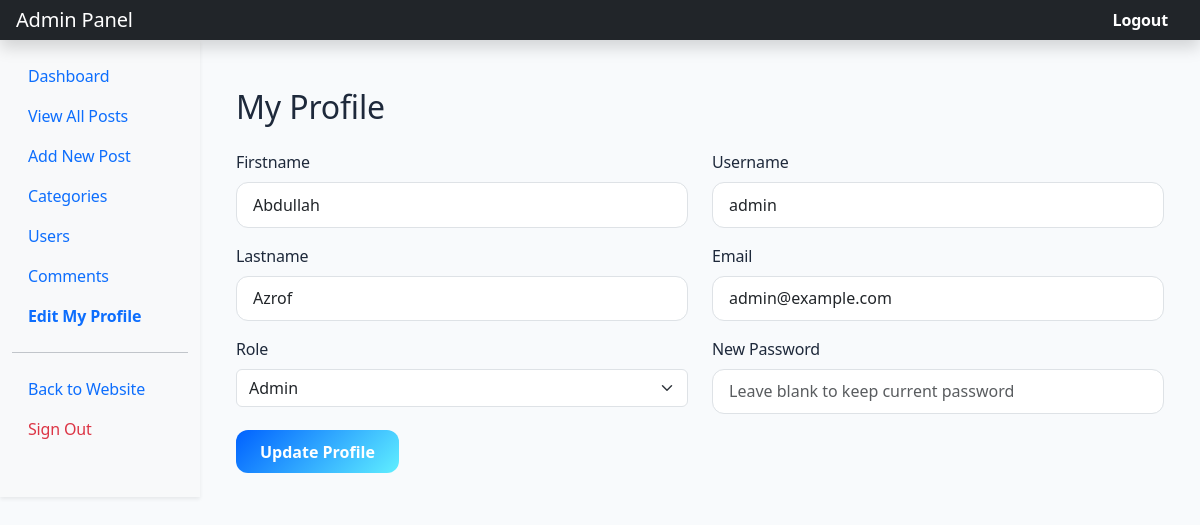
Screenshot of /admin/profile.php (signed in) with the database file from the repository.
### tables this page shows
CREATE TABLE `users` (
  `user_id` int(10) UNSIGNED NOT NULL,
  `username` varchar(100) NOT NULL,
  `user_password` varchar(255) NOT NULL,
  `user_firstname` varchar(100) DEFAULT NULL,
  `user_lastname` varchar(100) DEFAULT NULL,
  `user_email` varchar(150) NOT NULL,
  `user_image` varchar(255) DEFAULT NULL,
  `user_role` enum('admin','subscriber') NOT NULL DEFAULT 'subscriber',
  `user_token` varchar(255) DEFAULT NULL,
  `created_at` timestamp NOT NULL DEFAULT current_timestamp()
);

### admin/profile.php (the view, shortened to what this page needs)
<?php
include "includes/admin_header.php";
include "includes/admin_navigation.php";
$user_id = (int) $_SESSION['user_id'];
$stmt = mysqli_prepare($connection, "SELECT * FROM users WHERE user_id = ?");
mysqli_stmt_bind_param($stmt, "i", $user_id);
mysqli_stmt_execute($stmt);
$result = mysqli_stmt_get_result($stmt);
$user = mysqli_fetch_assoc($result);
$user_firstname = htmlspecialchars($user['user_firstname'] ?? '');
$user_lastname  = htmlspecialchars($user['user_lastname'] ?? '');
$username       = htmlspecialchars($user['username']);
$user_email     = htmlspecialchars($user['user_email']);
$user_role      = $user['user_role'];
?>
<div class="container-fluid mt-4">
    <h2 class="mb-4">My Profile</h2>
    <form method="post" autocomplete="off">
        <div class="row">
            <div class="col-md-6">
                <div class="mb-3">
                    <label class="form-label">Firstname</label>
                    <input type="text" class="form-control" name="user_firstname" value="<?php echo $user_firstname; ?>">
                </div>
                <div class="mb-3">
                    <label class="form-label">Lastname</label>
                    <input type="text" class="form-control" name="user_lastname" value="<?php echo $user_lastname; ?>">
                </div>
                <div class="mb-3">
                    <label class="form-label">Role</label>
                    <select name="user_role" class="form-select" <?php echo ($_SESSION['user_role'] !== 'admin') ? 'disabled' : ''; ?>>
                        <option value="admin" <?php echo ($user_role === 'admin') ? 'selected' : ''; ?>>Admin</option>
                    </select>
                </div>
            </div>
            <div class="col-md-6">
                <div class="mb-3">
                    <label class="form-label">Username</label>
                    <input type="text" class="form-control" name="username" value="<?php echo $username; ?>" required>
                </div>
                <div class="mb-3">
                    <label class="form-label">Email</label>
                    <input type="email" class="form-control" name="user_email" value="<?php echo $user_email; ?>" required>
                </div>
                <div class="mb-3">
                    <label class="form-label">New Password</label>
                    <input type="password" class="form-control" name="user_password" placeholder="Leave blank to keep current password">
                </div>
            </div>
        </div>
        <button class="btn btn-primary" type="submit">Update Profile</button>
    </form>
</div>
<?php include "includes/admin_footer.php"; ?>

### assets/css/style.css (style rules this page uses)
:root { --primary-blue: #0061ff; --accent-cyan: #60efff; --text-dark: #1e293b; --text-light: #64748b; --body-bg: #f8fafc; --card-shadow: 0 10px 30px rgba(0, 0, 0, 0.05); }
body { background-color: var(--body-bg); color: var(--text-dark); font-family: 'Segoe UI', Roboto, Helvetica, Arial, sans-serif; padding-top: 0; letter-spacing: -0.01em; }
.btn-primary { background: linear-gradient(135deg, var(--primary-blue), var(--accent-cyan)); border: none; border-radius: 12px; padding: 0.6rem 1.5rem; font-weight: 600; transition: all 0.3s ease; }
.form-control { border-radius: 12px; padding: 0.6rem 1rem; }

### rows the page displays
users: user_firstname "Abdullah", user_lastname "Azrof", user_role "Admin", username "admin", user_email "admin@example.com"
